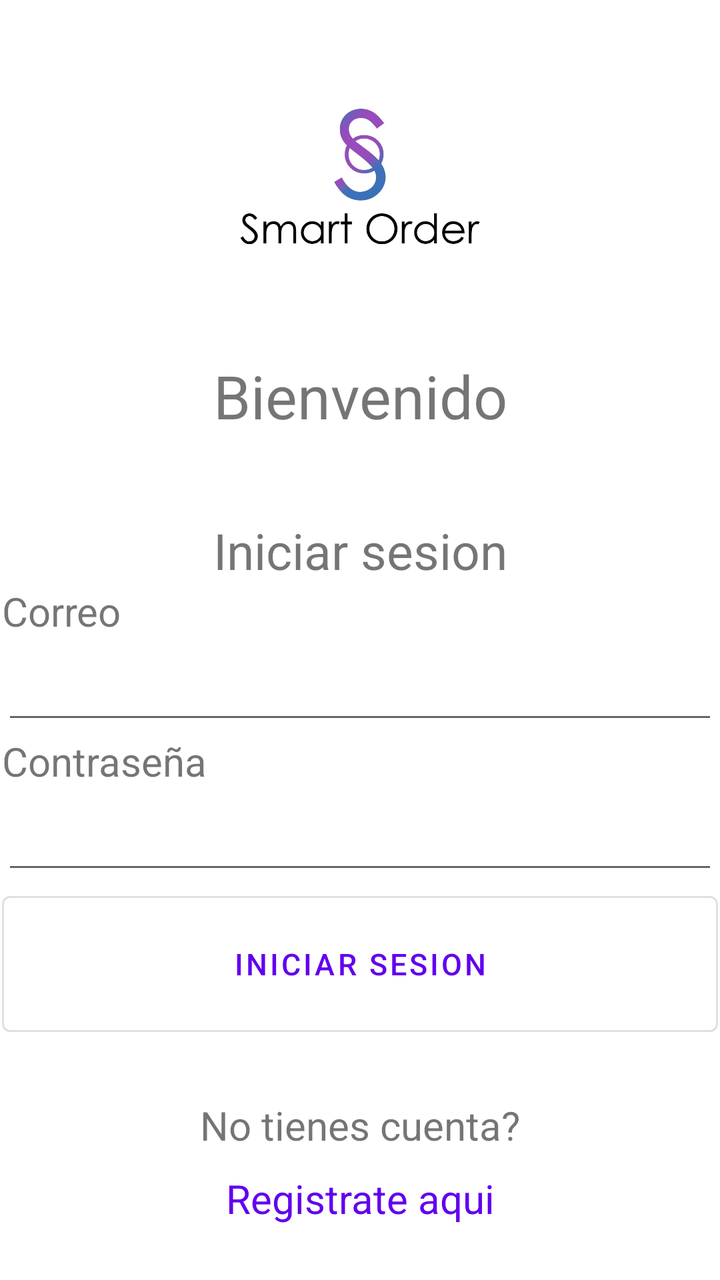
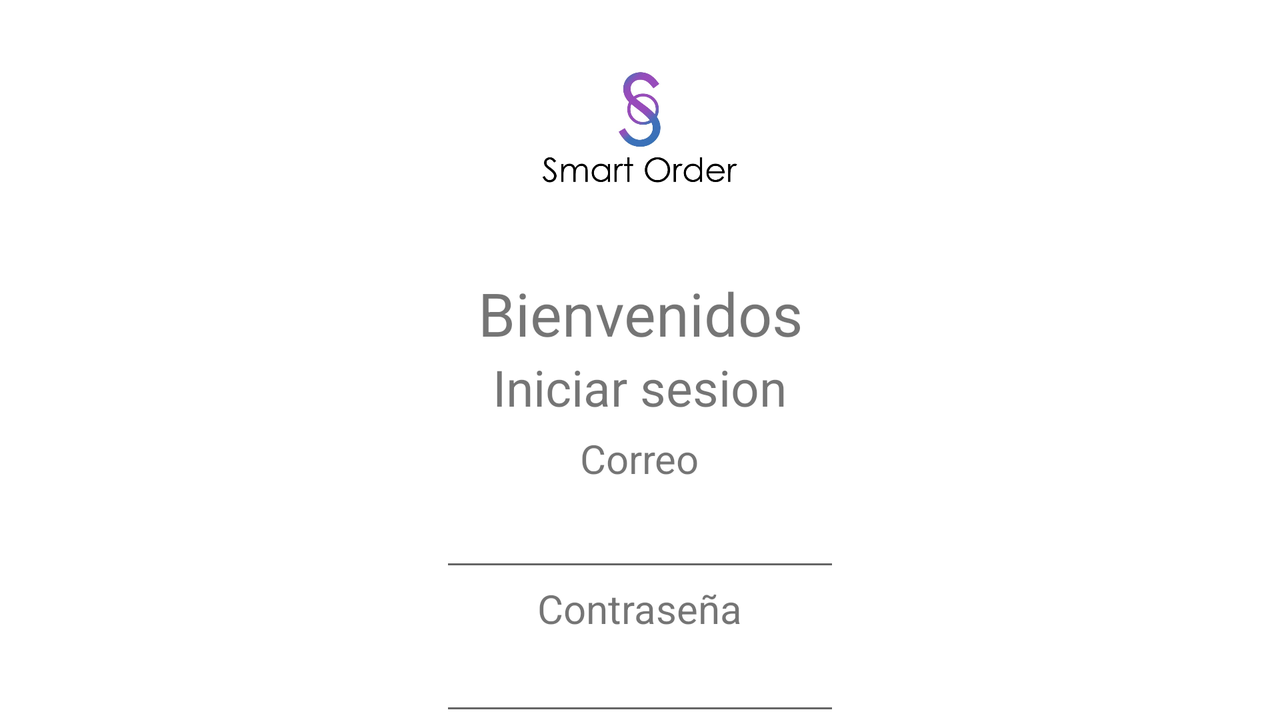

First picture: res/layout/ on a phone held upright. Second picture: the repository's own variant of that layout, on a device whose configuration matches the variant's folder. Source for both follows.
<!-- AndroidManifest.xml: application theme Theme.Proyecto3 -->
<!-- res/layout/activity_login.xml -->
<?xml version="1.0" encoding="utf-8"?>
<androidx.constraintlayout.widget.ConstraintLayout xmlns:android="http://schemas.android.com/apk/res/android"
    xmlns:app="http://schemas.android.com/apk/res-auto"
    xmlns:tools="http://schemas.android.com/tools"
    android:layout_width="match_parent"
    android:layout_height="match_parent"
    tools:context=".Registrar">

    <LinearLayout
        android:layout_width="358dp"
        android:layout_height="712dp"
        android:gravity="center"
        android:orientation="vertical"
        app:layout_constraintBottom_toBottomOf="parent"
        app:layout_constraintEnd_toEndOf="parent"
        app:layout_constraintStart_toStartOf="parent"
        app:layout_constraintTop_toTopOf="parent">

        <ImageView
            android:id="@+id/imageView2"
            android:layout_width="190dp"
            android:layout_height="171dp"
            app:srcCompat="@drawable/logo" />

        <TextView
            android:id="@+id/textView18"
            android:layout_width="match_parent"
            android:layout_height="wrap_content"
            android:text="Bienvenido"
            android:textAlignment="center"
            android:textSize="30dp" />

        <TextView
            android:id="@+id/textView30"
            android:layout_width="match_parent"
            android:layout_height="wrap_content"
            android:text=""
            android:textAlignment="center"
            android:textSize="30dp" />

        <TextView
            android:id="@+id/textView31"
            android:layout_width="match_parent"
            android:layout_height="wrap_content"
            android:text="@string/Iniciarsesion"
            android:textAlignment="center"
            android:textSize="25dp" />

        <TextView
            android:id="@+id/textView21"
            style="@style/Widget.MaterialComponents.TextView"
            android:layout_width="match_parent"
            android:layout_height="wrap_content"
            android:text="@string/email"
            android:textSize="20dp" />


        <EditText
            android:id="@+id/correo"
            android:layout_width="match_parent"
            android:layout_height="wrap_content"
            android:ems="10"
            android:inputType="textPersonName"
            android:minHeight="48dp"
            android:text=""
            tools:ignore="SpeakableTextPresentCheck" />

        <TextView
            android:id="@+id/textView22"
            android:layout_width="match_parent"
            android:layout_height="wrap_content"
            android:text="@string/password"
            android:textSize="20dp" />

        <EditText
            android:id="@+id/password"
            style="@style/Widget.MaterialComponents.TextView"
            android:layout_width="match_parent"
            android:layout_height="wrap_content"
            android:ems="10"
            android:inputType="textPassword"
            android:minHeight="48dp"
            tools:ignore="SpeakableTextPresentCheck" />


        <Button
            android:id="@+id/iniciar"
            style="@style/Widget.MaterialComponents.Button.OutlinedButton"
            android:layout_width="match_parent"
            android:layout_height="80dp"
            android:text="Iniciar sesion"
            android:textSize="15dp" />
        <TextView
            android:id="@+id/textView27"
            android:layout_width="match_parent"
            android:layout_height="wrap_content"
            android:text=""
            android:textAlignment="center"
            android:textSize="20dp"/>

        <TextView
            android:id="@+id/textView23"
            android:layout_width="match_parent"
            android:layout_height="wrap_content"
            android:text="No tienes cuenta?"
            android:textAlignment="center"
            android:textSize="20dp"/>
        <TextView
            android:id="@+id/textView26"
            android:layout_width="match_parent"
            android:layout_height="wrap_content"
            android:text=""
            android:textAlignment="center"
            android:textSize="7dp"/>

        <TextView
            android:id="@+id/registrateaqui"
            android:layout_width="match_parent"
            android:layout_height="wrap_content"
            android:clickable="true"
            android:minHeight="48dp"
            android:text="Registrate aqui"
            android:textAlignment="center"
            android:textColor="@color/purple_500"
            android:textSize="20dp" />
    </LinearLayout>
</androidx.constraintlayout.widget.ConstraintLayout>
<!-- resources referenced by this layout -->
<resources>
  <color name="purple_500">#FF6200EE</color>
  <!-- drawable logo: jpeg bitmap (drawable-v24, 34298 bytes) -->
  <string name="Iniciarsesion">Iniciar sesion</string>
  <string name="email">Correo</string>
  <string name="password">Contraseña</string>
  <style name="Theme.Proyecto3" parent="Theme.MaterialComponents.DayNight.NoActionBar">
          
          <item name="colorPrimary">@color/purple_500</item>
          <item name="colorPrimaryVariant">@color/purple_700</item>
          <item name="colorOnPrimary">@color/white</item>
          
          <item name="colorSecondary">@color/teal_200</item>
          <item name="colorSecondaryVariant">@color/teal_700</item>
          <item name="colorOnSecondary">@color/white</item>
          
          <item name="android:statusBarColor" tools:targetApi="l">?attr/colorPrimaryVariant</item>
          
      </style>
  <color name="purple_700">#FF3700B3</color>
  <color name="white">#FFFFFFFF</color>
  <color name="teal_200">#FF03DAC5</color>
  <color name="teal_700">#FF018786</color>
</resources>
<!-- res/layout-land/activity_login.xml (the repository's variant of the layout above) -->
<!-- drawn on the phone turned sideways -->
<?xml version="1.0" encoding="utf-8"?>
<androidx.constraintlayout.widget.ConstraintLayout xmlns:android="http://schemas.android.com/apk/res/android"
    xmlns:app="http://schemas.android.com/apk/res-auto"
    xmlns:tools="http://schemas.android.com/tools"
    android:layout_width="match_parent"
    android:layout_height="match_parent"
    tools:context=".Registrar">

    <LinearLayout
        android:layout_width="match_parent"
        android:layout_height="wrap_content"
        android:gravity="center"
        android:orientation="vertical"
        app:layout_constraintBottom_toBottomOf="parent"
        app:layout_constraintEnd_toEndOf="parent"
        app:layout_constraintStart_toStartOf="parent"
        app:layout_constraintTop_toTopOf="parent">

        <ImageView
            android:id="@+id/imageView2"
            android:layout_width="147dp"
            android:layout_height="139dp"
            app:srcCompat="@drawable/logo" />

        <TextView
            android:id="@+id/textView18"
            android:layout_width="wrap_content"
            android:layout_height="wrap_content"
            android:text="Bienvenidos"
            android:textAlignment="center"
            android:textSize="30dp" />



        <TextView
            android:id="@+id/textView31"
            android:layout_width="wrap_content"
            android:layout_height="39dp"
            android:text="@string/Iniciarsesion"
            android:textAlignment="center"
            android:textSize="25dp" />


        <TextView
            android:id="@+id/textView21"
            android:layout_width="wrap_content"
            android:layout_height="30dp"
            android:text="@string/email"
            android:textSize="20dp" />

        <EditText
            android:id="@+id/correo"
            android:layout_width="200dp"
            android:layout_height="45dp"
            android:ems="10"
            android:inputType="textPersonName"
            android:minHeight="48dp"
            android:text=""
            tools:ignore="SpeakableTextPresentCheck" />

        <TextView
            android:id="@+id/textView22"
            android:layout_width="wrap_content"
            android:layout_height="wrap_content"
            android:text="@string/password"
            android:textSize="20dp" />

        <EditText
            android:id="@+id/password"
            android:layout_width="200dp"
            android:layout_height="45dp"
            android:ems="10"
            android:inputType="textPassword"
            android:minHeight="48dp"
            tools:ignore="SpeakableTextPresentCheck" />


        <Button
            android:id="@+id/iniciar"
            android:layout_width="wrap_content"
            android:layout_height="wrap_content"
            android:backgroundTint="@color/purple_500"
            android:text="Iniciar sesion"
            android:textSize="15dp" />
        <TextView
            android:id="@+id/textView27"
            android:layout_width="match_parent"
            android:layout_height="wrap_content"
            android:text=""
            android:textAlignment="center"
            android:textSize="20dp"/>

        <TextView
            android:id="@+id/textView23"
            android:layout_width="match_parent"
            android:layout_height="wrap_content"
            android:text="No tienes cuenta?"
            android:textAlignment="center"
            android:textSize="20dp"/>
        <TextView
            android:id="@+id/textView26"
            android:layout_width="match_parent"
            android:layout_height="wrap_content"
            android:text=""
            android:textAlignment="center"
            android:textSize="7dp"/>

        <TextView
            android:id="@+id/registrateaqui"
            android:layout_width="match_parent"
            android:layout_height="wrap_content"
            android:clickable="true"
            android:minHeight="48dp"
            android:text="Registrate aqui"
            android:textAlignment="center"
            android:textColor="@color/purple_500"
            android:textSize="20dp" />
    </LinearLayout>
</androidx.constraintlayout.widget.ConstraintLayout>
